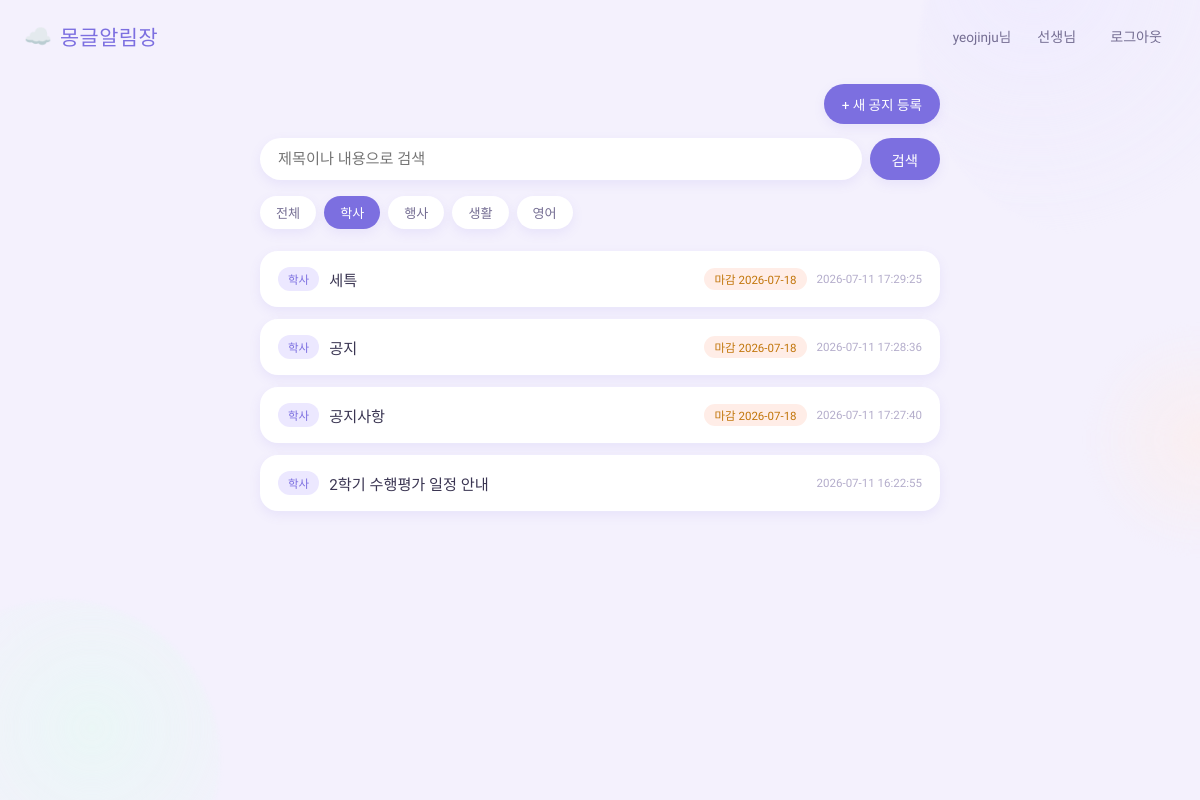
The page /?q=&category=학사 (signed in) on the database its author committed.
### tables this page shows
CREATE TABLE notices (
            id INTEGER PRIMARY KEY AUTOINCREMENT,
            title TEXT NOT NULL,
            content TEXT NOT NULL,
            category TEXT NOT NULL,
            due_date TEXT,
            author_id INTEGER,
            author_name TEXT,
            created_at TEXT DEFAULT (datetime('now', 'localtime'))
        );

### app.py (the view)
@app.route("/")
@login_required
def index():
    query = request.args.get("q", "").strip()
    category = request.args.get("category", "").strip()
    conn = get_db()
    sql = "SELECT * FROM notices WHERE 1=1"
    params = []
    if query:
        sql += " AND (title LIKE ? OR content LIKE ?)"
        params.extend([f"%{query}%", f"%{query}%"])
    if category:
        sql += " AND category = ?"
        params.append(category)
    sql += " ORDER BY (due_date IS NULL), due_date ASC, created_at DESC"
    notices = conn.execute(sql, params).fetchall()
    categories = conn.execute(
        "SELECT DISTINCT category FROM notices"
    ).fetchall()
    conn.close()
    return render_template(
        "index.html",
        notices=notices,
        categories=[c["category"] for c in categories],
        query=query,
        selected_category=category,
    )

### app.py (called while the page is built)
def get_db():
    conn = sqlite3.connect(DB_PATH)
    conn.row_factory = sqlite3.Row
    return conn

def login_required(view_func):
    from functools import wraps
    @wraps(view_func)
    def wrapped(*args, **kwargs):
        if "user_id" not in session:
            flash("로그인이 필요합니다.")
            return redirect(url_for("login"))
        return view_func(*args, **kwargs)
    return wrapped

### templates/index.html (shortened to what this page needs)
{% extends "base.html" %}
{% block content %}
    <div class="write-bar">
        <a href="{{ url_for('notice_new') }}">+ 새 공지 등록</a>
    </div>
    <form class="search-bar" method="get" action="{{ url_for('index') }}">
        <input
            type="text"
            name="q"
            placeholder="제목이나 내용으로 검색"
            value="{{ query }}"
        >
        <button type="submit">검색</button>
    </form>
    <div class="category-filter">
        <a
            href="{{ url_for('index', q=query) }}"
            class="{{ 'active' if not selected_category else '' }}"
        >전체</a>
        {% for c in categories %}
            <a
                href="{{ url_for('index', q=query, category=c) }}"
                class="{{ 'active' if selected_category == c else '' }}"
            >{{ c }}</a>
        {% endfor %}
    </div>
    {% if notices %}
        <ul class="notice-list">
            {% for notice in notices %}
                <li>
                    <a href="{{ url_for('notice_detail', notice_id=notice['id']) }}">
                        <span class="category-tag">{{ notice['category'] }}</span>
                        <span class="title">{{ notice['title'] }}</span>
                        {% if notice['due_date'] %}
                            <span class="due-date">마감 {{ notice['due_date'] }}</span>
                        {% endif %}
                        <span class="date">{{ notice['created_at'] }}</span>
                    </a>
                </li>
            {% endfor %}
        </ul>
    {% else %}
        <p class="empty">조건에 맞는 공지가 없습니다.</p>
    {% endif %}
{% endblock %}

### templates/base.html (shortened to what this page needs)
<!DOCTYPE html>
<html lang="ko">
<head>
    <link rel="stylesheet" href="{{ url_for('static', filename='style.css') }}">
</head>
<body>
    <div class="bg-blob blob-1"></div>
    <div class="bg-blob blob-2"></div>
    <div class="bg-blob blob-3"></div>
    <header class="topbar">
        <a class="logo" href="{{ url_for('index') }}">
            <span class="logo-mark">☁️</span>
            <span class="logo-text">몽글알림장</span>
        </a>
        <nav>
            {% if session.get('user_id') %}
                <span class="username">{{ session.get('username') }}님</span>
                <a href="{{ url_for('teacher_list') }}">선생님</a>
                <a href="{{ url_for('logout') }}">로그아웃</a>
            {% else %}
                <a href="{{ url_for('login') }}">로그인</a>
                <a class="cta-link" href="{{ url_for('register') }}">회원가입</a>
            {% endif %}
        </nav>
    </header>
    <main class="container">
        {% block content %}{% endblock %}
    </main>
</body>
</html>

### static/style.css (style rules this page uses)
:root { --bg: #F4F1FD; --surface: #FFFFFF; --ink: #3A3552; --ink-soft: #756E93; --primary: #7C6FE0; --primary-soft: #ECE8FF; --accent-mint: #7FDBB6; --accent-mint-soft: #E3FBF1; --accent-peach: #FFB199; --accent-peach-soft: #FFEDE7; --danger: #FF8B94; --danger-soft: #FFE7E9; --radius-lg: 26px; --radius-md: 18px; --radius-sm: 12px; --shadow: 0 8px 24px rgba(124, 111, 224, 0.12); --shadow-sm: 0 4px 12px rgba(124, 111, 224, 0.10); }
* { box-sizing: border-box; }
body { margin: 0; font-family: "Gowun Dodum", "Malgun Gothic", sans-serif; background: var(--bg); color: var(--ink); position: relative; overflow-x: hidden; min-height: 100vh; }
.bg-blob { position: fixed; border-radius: 50%; filter: blur(2px); opacity: 0.55; z-index: -1; pointer-events: none; }
.blob-1 { width: 380px; height: 380px; top: -140px; right: -100px; background: radial-gradient(circle at 30% 30%, var(--primary-soft), transparent 70%); }
.blob-2 { width: 320px; height: 320px; bottom: -120px; left: -100px; background: radial-gradient(circle at 60% 40%, var(--accent-mint-soft), transparent 70%); }
.blob-3 { width: 240px; height: 240px; top: 40%; right: -120px; background: radial-gradient(circle at 50% 50%, var(--accent-peach-soft), transparent 70%); }
.topbar { display: flex; justify-content: space-between; align-items: center; padding: 18px 24px; }
.topbar .logo { display: flex; align-items: center; gap: 8px; text-decoration: none; color: var(--ink); }
.logo-mark { font-size: 1.4rem; }
.logo-text { font-family: "Jua", "Malgun Gothic", sans-serif; font-size: 1.3rem; color: var(--primary); letter-spacing: 0.5px; }
.topbar nav { display: flex; align-items: center; gap: 6px; }
.topbar nav a { color: var(--ink-soft); text-decoration: none; font-size: 0.88rem; padding: 8px 14px; border-radius: 999px; transition: background 0.15s ease; }
.topbar .username { font-size: 0.85rem; color: var(--ink-soft); padding: 0 6px; }
.container { max-width: 720px; margin: 0 auto; padding: 12px 20px 80px; position: relative; }
.write-bar { display: flex; justify-content: flex-end; margin-bottom: 14px; }
.write-bar a { background: var(--primary); color: white; text-decoration: none; padding: 10px 18px; border-radius: 999px; font-size: 0.85rem; box-shadow: var(--shadow-sm); }
.search-bar { display: flex; gap: 8px; margin-bottom: 16px; }
.search-bar input { flex: 1; padding: 12px 18px; border: none; border-radius: 999px; font-size: 0.95rem; background: var(--surface); box-shadow: var(--shadow-sm); font-family: inherit; }
.search-bar button { padding: 10px 22px; border: none; background: var(--primary); color: white; border-radius: 999px; cursor: pointer; font-size: 0.9rem; box-shadow: var(--shadow-sm); }
.category-filter { display: flex; gap: 8px; flex-wrap: wrap; margin-bottom: 22px; }
.category-filter a { padding: 7px 16px; border-radius: 999px; background: var(--surface); text-decoration: none; font-size: 0.82rem; color: var(--ink-soft); box-shadow: var(--shadow-sm); }
.category-filter a.active { background: var(--primary); color: white; }
.notice-list { list-style: none; padding: 0; margin: 0; display: flex; flex-direction: column; gap: 12px; }
.notice-list a { display: flex; align-items: center; gap: 10px; background: var(--surface); padding: 16px 18px; border-radius: var(--radius-md); text-decoration: none; color: var(--ink); box-shadow: var(--shadow-sm); transition: transform 0.12s ease, box-shadow 0.12s ease; }
.category-tag { background: var(--primary-soft); color: var(--primary); font-size: 0.72rem; padding: 4px 10px; border-radius: 999px; flex-shrink: 0; white-space: nowrap; }
.notice-list .title { flex: 1; font-size: 0.95rem; }
.notice-list .date { font-size: 0.72rem; color: #B4ADCB; white-space: nowrap; }
.due-date { font-size: 0.72rem; color: #C2760B; background: var(--accent-peach-soft); padding: 3px 10px; border-radius: 999px; flex-shrink: 0; white-space: nowrap; }

### rows shown on the page
notices: get "yeojinju"
notices: category "학사", title "세특", due_date "2026-07-18", created_at "2026-07-11 17:29:25"
notices: category "학사", title "공지", due_date "2026-07-18", created_at "2026-07-11 17:28:36"
notices: category "학사", title "공지사항", due_date "2026-07-18", created_at "2026-07-11 17:27:40"
notices: category "학사", title "2학기 수행평가 일정 안내", created_at "2026-07-11 16:22:55"

### other values the page prints
{{ c }} "학사" "행사" "생활" "영어"
